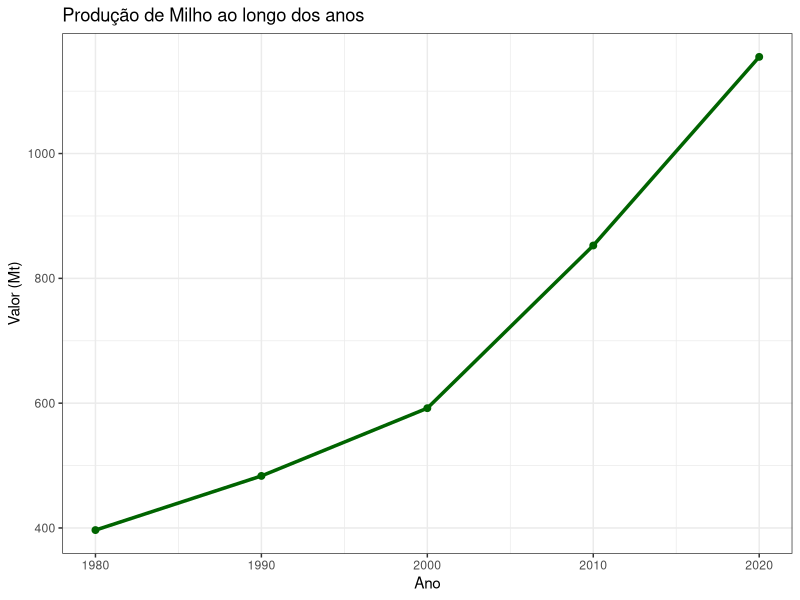
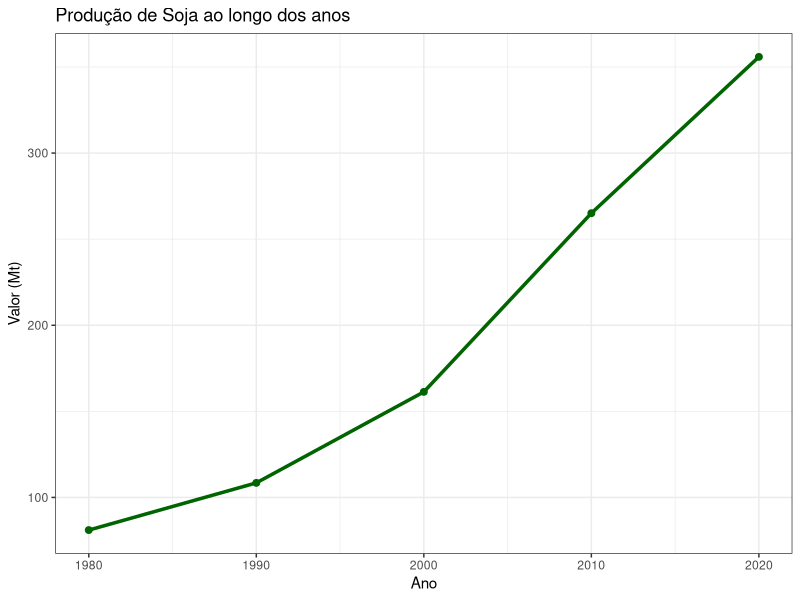

These figures' R source, in order:
# Pacotes necessários
library(ggplot2)

# Criar pasta charts caso não exista
if (!dir.exists("output/charts")) {
  dir.create("output/charts")
}

# Ler os CSVs
dados_corn <- read.csv("output/csv/dados_corn.csv")
dados_soybeans <- read.csv("output/csv/dados_soybeans.csv")

# Criar gráfico de dados de milho
plot_corn_1980_2000 <- ggplot(dados_corn, aes(x = Year, y = Value)) +
  geom_line(color = "darkgreen", size = 1.2) +
  geom_point(color = "darkgreen", size = 2) +
  labs(
    title = "Produção de Milho ao longo dos anos",
    x = "Ano",
    y = "Valor (Mt)"
  ) +
  theme_bw()

# Criar gráfico de dados de soja
plot_soybean_1980_2000 <- ggplot(dados_soybeans, aes(x = Year, y = Value)) +
  geom_line(color = "darkgreen", size = 1.2) +
  geom_point(color = "darkgreen", size = 2) +
  labs(
    title = "Produção de Soja ao longo dos anos",
    x = "Ano",
    y = "Valor (Mt)"
  ) +
  theme_bw()

# Salvar gráfico de Corn
ggsave("output\\charts\\grafico_corn.png", plot = plot_corn_1980_2000, width = 8, height = 5, dpi = 300)

# Salvar gráfico de Soybeans
ggsave("output\\charts\\grafico_soybeans.png", plot = plot_soybean_1980_2000, width = 8, height = 5, dpi = 300)
